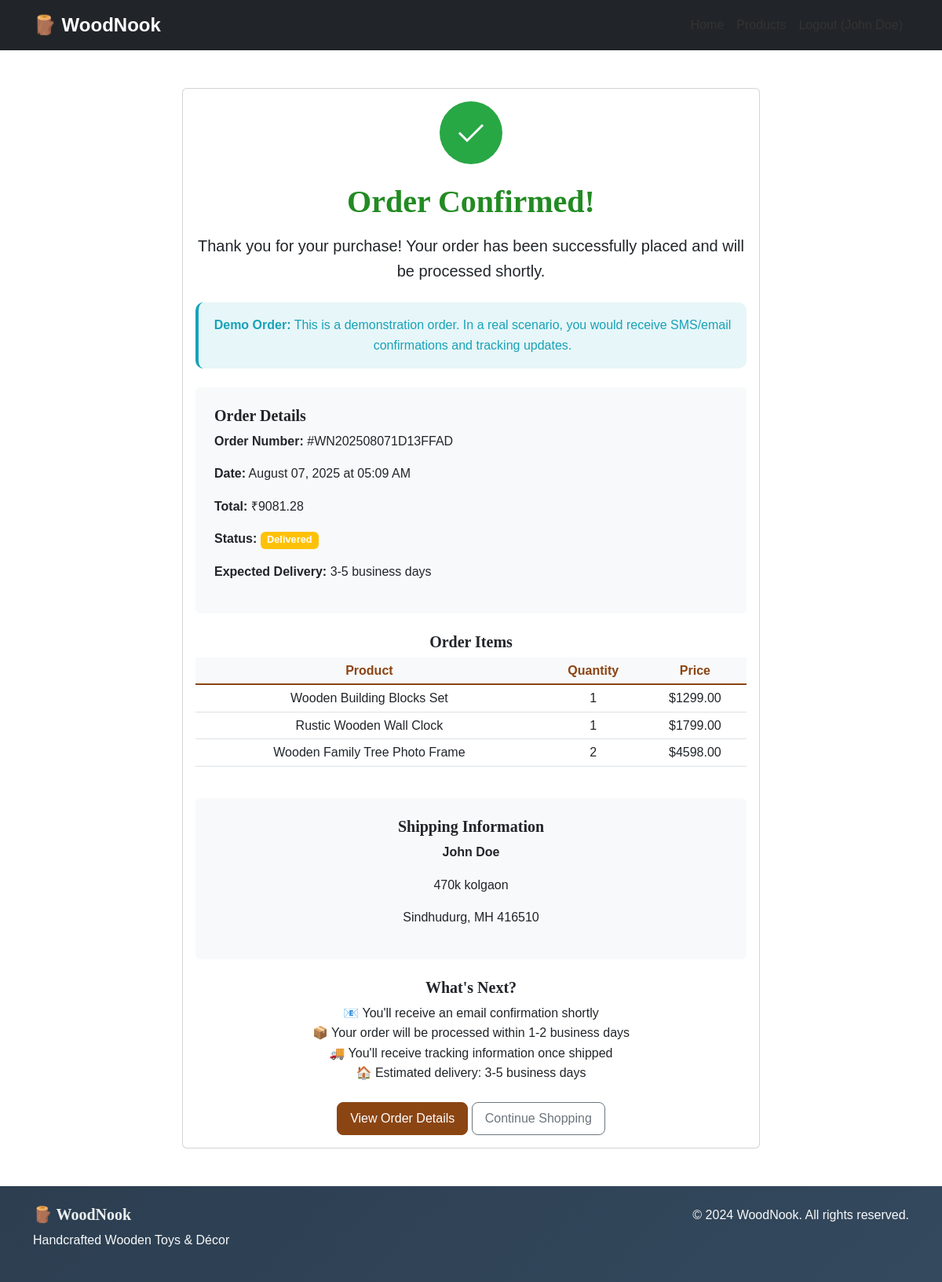
/order_success/1 (signed in), run on the app's committed database.
### models.py (models this page shows, shortened)
class Order(db.Model):
    id = db.Column(db.Integer, primary_key=True)
    user_id = db.Column(db.Integer, db.ForeignKey('user.id'), nullable=False)
    order_number = db.Column(db.String(50), unique=True, nullable=False)
    total_amount = db.Column(db.Float, nullable=False)
    tax_amount = db.Column(db.Float, default=0)
    shipping_amount = db.Column(db.Float, default=0)
    discount_amount = db.Column(db.Float, default=0)
    status = db.Column(db.String(50), default='pending')  # pending, confirmed, shipped, delivered, cancelled
    payment_status = db.Column(db.String(50), default='pending')  # pending, paid, failed, refunded
    shipping_name = db.Column(db.String(120))
    shipping_email = db.Column(db.String(120))
    shipping_phone = db.Column(db.String(20))
    shipping_address = db.Column(db.Text)
    shipping_city = db.Column(db.String(80))
    shipping_state = db.Column(db.String(80))
    shipping_zip = db.Column(db.String(20))
    shipping_country = db.Column(db.String(80))
    created_at = db.Column(db.DateTime, default=datetime.utcnow)
    updated_at = db.Column(db.DateTime, default=datetime.utcnow, onupdate=datetime.utcnow)
    shipped_at = db.Column(db.DateTime)
    delivered_at = db.Column(db.DateTime)
    payment_method = db.Column(db.String(50))
    payment_transaction_id = db.Column(db.String(100))
    items = db.relationship('OrderItem', backref='order', lazy=True, cascade='all, delete-orphan')

class OrderItem(db.Model):
    id = db.Column(db.Integer, primary_key=True)
    order_id = db.Column(db.Integer, db.ForeignKey('order.id'), nullable=False)
    product_id = db.Column(db.Integer, db.ForeignKey('product.id'), nullable=False)
    quantity = db.Column(db.Integer, nullable=False)
    price = db.Column(db.Float, nullable=False)  # Price at time of order

class Product(db.Model):
    id = db.Column(db.Integer, primary_key=True)
    name = db.Column(db.String(120), nullable=False)
    description = db.Column(db.Text, nullable=False)
    short_description = db.Column(db.String(200))
    price = db.Column(db.Float, nullable=False)
    original_price = db.Column(db.Float)  # For showing discounts
    stock = db.Column(db.Integer, default=0)
    category_id = db.Column(db.Integer, db.ForeignKey('category.id'), nullable=False)
    material = db.Column(db.String(100))
    dimensions = db.Column(db.String(100))
    weight = db.Column(db.String(50))
    age_group = db.Column(db.String(50))
    care_instructions = db.Column(db.Text)
    slug = db.Column(db.String(120), unique=True)
    image_url = db.Column(db.String(200))
    gallery_images = db.Column(db.Text)  # JSON string of image URLs
    is_featured = db.Column(db.Boolean, default=False)
    is_active = db.Column(db.Boolean, default=True)
    created_at = db.Column(db.DateTime, default=datetime.utcnow)
    updated_at = db.Column(db.DateTime, default=datetime.utcnow, onupdate=datetime.utcnow)
    cart_items = db.relationship('CartItem', backref='product', lazy=True)
    order_items = db.relationship('OrderItem', backref='product', lazy=True)
    reviews = db.relationship('Review', backref='product', lazy=True)
    @property
    def image(self):
        """Backward compatibility property for image_url"""
        return self.image_url

### app.py (the view)
@app.route('/order_success/<int:order_id>')
@login_required
def order_success(order_id):
    order = Order.query.get_or_404(order_id)
    if order.user_id != current_user.id:
        flash('Unauthorized access', 'error')
        return redirect(url_for('index'))
    return render_template('order_success.html', order=order)

### app.py (called while the page is built)
@login_manager.user_loader
def load_user(user_id):
    return User.query.get(int(user_id))

@app.context_processor
def inject_categories():
    return dict(categories=Category.query.all())

@app.context_processor
def inject_cart_count():
    if current_user.is_authenticated:
        cart_count = CartItem.query.filter_by(user_id=current_user.id).count()
        return dict(cart_count=cart_count)
    return dict(cart_count=0)

@app.context_processor
def inject_builtins():
    return dict(min=min, max=max, range=range)

### models.py (called while the page is built)
    @property
    def full_name(self):
        return f"{self.first_name} {self.last_name}"

### templates/order_success.html (shortened to what this page needs)
<!DOCTYPE html>
<html lang="en">
<head>
    <link href="https://cdn.jsdelivr.net/npm/bootstrap@5.3.0/dist/css/bootstrap.min.css" rel="stylesheet">
    <link href="{{ url_for('static', filename='css/style.css') }}" rel="stylesheet">
</head>
<body>
    <nav class="navbar navbar-expand-lg navbar-dark bg-dark">
        <div class="container">
            <a class="navbar-brand" href="{{ url_for('index') }}">
                <strong>🪵 WoodNook</strong>
            </a>
            <div class="navbar-nav ms-auto">
                <a class="nav-link" href="{{ url_for('index') }}">Home</a>
                <a class="nav-link" href="{{ url_for('products') }}">Products</a>
                {% if current_user.is_authenticated %}
                    <a class="nav-link" href="{{ url_for('logout') }}">Logout ({{ current_user.full_name }})</a>
                {% else %}
                    <a class="nav-link" href="{{ url_for('login') }}">Login</a>
                {% endif %}
            </div>
        </div>
    </nav>
    <div class="container mt-5">
        <div class="row">
            <div class="col-md-8 mx-auto text-center">
                <div class="card">
                    <div class="card-body">
                        <div class="success-icon mb-4">
                            <svg width="80" height="80" viewBox="0 0 80 80" fill="none" xmlns="http://www.w3.org/2000/svg">
                                <circle cx="40" cy="40" r="40" fill="#28a745"/>
                                <path d="M25 40L35 50L55 30" stroke="white" stroke-width="3" fill="none"/>
                            </svg>
                        </div>
                        <h1 class="text-success mb-3">Order Confirmed!</h1>
                        <p class="lead mb-4">
                            Thank you for your purchase! Your order has been successfully placed and will be processed shortly.
                        </p>
                        <div class="alert alert-info mb-4">
                            <strong>Demo Order:</strong> This is a demonstration order. In a real scenario, you would receive SMS/email confirmations and tracking updates.
                        </div>
                        <div class="order-details bg-light p-4 rounded mb-4">
                            <h5>Order Details</h5>
                            <p><strong>Order Number:</strong> #{{ order.order_number or order.id }}</p>
                            <p><strong>Date:</strong> {{ order.created_at.strftime('%B %d, %Y at %I:%M %p') }}</p>
                            <p><strong>Total:</strong> ₹{{ "%.2f"|format(order.total_amount) }}</p>
                            <p><strong>Status:</strong> <span class="badge bg-warning">{{ order.status.title() }}</span></p>
                            <p><strong>Expected Delivery:</strong> 3-5 business days</p>
                        </div>
                        <div class="order-items mb-4">
                            <h5>Order Items</h5>
                            <div class="table-responsive">
                                <table class="table table-sm">
                                    <thead>
                                        <tr>
                                            <th>Product</th>
                                            <th>Quantity</th>
                                            <th>Price</th>
                                        </tr>
                                    </thead>
                                    <tbody>
                                        {% for item in order.items %}
                                        <tr>
                                            <td>{{ item.product.name }}</td>
                                            <td>{{ item.quantity }}</td>
                                            <td>${{ "%.2f"|format(item.price * item.quantity) }}</td>
                                        </tr>
                                        {% endfor %}
                                    </tbody>
                                </table>
                            </div>
                        </div>
                        <div class="shipping-info bg-light p-4 rounded mb-4">
                            <h5>Shipping Information</h5>
                            <p><strong>{{ order.shipping_name }}</strong></p>
                            <p>{{ order.shipping_address }}</p>
                            <p>{{ order.shipping_city }}, {{ order.shipping_state }} {{ order.shipping_zip }}</p>
                        </div>
                        <div class="next-steps">
                            <h5>What's Next?</h5>
                            <ul class="list-unstyled">
                                <li>📧 You'll receive an email confirmation shortly</li>
                                <li>📦 Your order will be processed within 1-2 business days</li>
                                <li>🚚 You'll receive tracking information once shipped</li>
                                <li>🏠 Estimated delivery: 3-5 business days</li>
                            </ul>
                        </div>
                        <div class="action-buttons mt-4">
                            <a href="{{ url_for('order_detail', order_id=order.id) }}" class="btn btn-primary">
                                View Order Details
                            </a>
                            <a href="{{ url_for('products') }}" class="btn btn-outline-secondary">
                                Continue Shopping
                            </a>
                        </div>
                    </div>
                </div>
            </div>
        </div>
    </div>
    <footer class="bg-dark text-light py-4 mt-5">
        <div class="container">
            <div class="row">
                <div class="col-md-6">
                    <h5>🪵 WoodNook</h5>
                    <p>Handcrafted Wooden Toys & Décor</p>
                </div>
                <div class="col-md-6 text-md-end">
                    <p>&copy; 2024 WoodNook. All rights reserved.</p>
                </div>
            </div>
        </div>
    </footer>
</body>
</html>

### static/css/style.css (style rules this page uses)
:root { --primary-color: #8B4513; --secondary-color: #D2691E; --success-color: #228B22; --warning-color: #FF8C00; --danger-color: #DC143C; --dark-color: #2F4F4F; --light-color: #F5F5DC; --wood-brown: #8B4513; --leaf-green: #228B22; }
body { font-family: 'Poppins', sans-serif; line-height: 1.6; color: #333; }
h1, h2, h3, h4, h5, h6 { font-family: 'Playfair Display', serif; font-weight: 600; }
.btn-primary { background-color: var(--primary-color); border-color: var(--primary-color); }
.text-success { color: var(--success-color) !important; }
.navbar-brand { font-size: 1.5rem; font-weight: 700; }
.navbar-nav .nav-link { font-weight: 500; color: #333 !important; transition: color 0.3s ease; }
.btn { border-radius: 8px; font-weight: 500; padding: 0.5rem 1rem; transition: all 0.3s ease; }
.table th { background-color: #f8f9fa; border-bottom: 2px solid #8B4513; color: #8B4513; font-weight: 600; }
.badge { font-size: 0.8em; }
.success-icon { display: flex; justify-content: center; align-items: center; }
.order-details { text-align: left; }
footer { background: linear-gradient(135deg, #2c3e50 0%, #34495e 100%); }
footer h5, footer h6 { color: #ecf0f1; }
.alert { border: none; border-radius: 10px; border-left: 4px solid; }
.alert-info { border-left-color: #17a2b8; background-color: rgba(23, 162, 184, 0.1); color: #17a2b8; }

### data on the page
Order: order_number "WN202508071D13FFAD", created_at "August 07, 2025 at 05:09 AM", total_amount "9081.28", status "Delivered", shipping_name "John Doe", shipping_address "470k kolgaon", shipping_city "Sindhudurg", shipping_state "MH", shipping_zip "416510"
OrderItem: product.name "Wooden Building Blocks Set", quantity "1", item.price*item.quantity "1299.00"
OrderItem: product.name "Rustic Wooden Wall Clock", quantity "1", item.price*item.quantity "1799.00"
OrderItem: product.name "Wooden Family Tree Photo Frame", quantity "2", item.price*item.quantity "4598.00"
